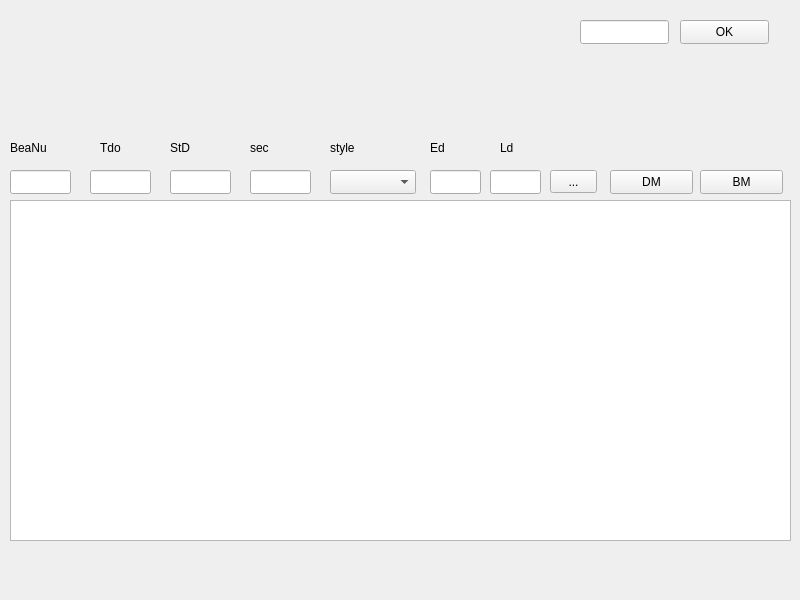
<?xml version="1.0" encoding="UTF-8"?>
<ui version="4.0">
 <class>MainWindow</class>
 <widget class="QMainWindow" name="MainWindow">
  <property name="geometry">
   <rect>
    <x>0</x>
    <y>0</y>
    <width>800</width>
    <height>600</height>
   </rect>
  </property>
  <property name="windowTitle">
   <string>MainWindow</string>
  </property>
  <widget class="QWidget" name="centralwidget">
   <widget class="QLabel" name="infoTxtlbl">
    <property name="geometry">
     <rect>
      <x>10</x>
      <y>10</y>
      <width>561</width>
      <height>111</height>
     </rect>
    </property>
    <property name="lineWidth">
     <number>12</number>
    </property>
    <property name="text">
     <string/>
    </property>
    <property name="openExternalLinks">
     <bool>false</bool>
    </property>
   </widget>
   <widget class="QLineEdit" name="TdoseE">
    <property name="geometry">
     <rect>
      <x>90</x>
      <y>170</y>
      <width>61</width>
      <height>24</height>
     </rect>
    </property>
    <property name="focusPolicy">
     <enum>Qt::TabFocus</enum>
    </property>
   </widget>
   <widget class="QPushButton" name="chBtn">
    <property name="geometry">
     <rect>
      <x>680</x>
      <y>20</y>
      <width>89</width>
      <height>24</height>
     </rect>
    </property>
    <property name="focusPolicy">
     <enum>Qt::TabFocus</enum>
    </property>
    <property name="text">
     <string>OK</string>
    </property>
   </widget>
   <widget class="QLineEdit" name="rtidTxt">
    <property name="geometry">
     <rect>
      <x>580</x>
      <y>20</y>
      <width>89</width>
      <height>24</height>
     </rect>
    </property>
   </widget>
   <widget class="QLineEdit" name="beamNumB">
    <property name="geometry">
     <rect>
      <x>10</x>
      <y>170</y>
      <width>61</width>
      <height>24</height>
     </rect>
    </property>
    <property name="focusPolicy">
     <enum>Qt::TabFocus</enum>
    </property>
   </widget>
   <widget class="QTableView" name="infoLst">
    <property name="geometry">
     <rect>
      <x>10</x>
      <y>200</y>
      <width>781</width>
      <height>341</height>
     </rect>
    </property>
    <property name="focusPolicy">
     <enum>Qt::TabFocus</enum>
    </property>
   </widget>
   <widget class="QPushButton" name="docmkBtn">
    <property name="geometry">
     <rect>
      <x>610</x>
      <y>170</y>
      <width>83</width>
      <height>24</height>
     </rect>
    </property>
    <property name="text">
     <string>DM</string>
    </property>
   </widget>
   <widget class="QPushButton" name="bookmkBtn">
    <property name="geometry">
     <rect>
      <x>700</x>
      <y>170</y>
      <width>83</width>
      <height>24</height>
     </rect>
    </property>
    <property name="text">
     <string>BM</string>
    </property>
   </widget>
   <widget class="QToolButton" name="toolButton">
    <property name="geometry">
     <rect>
      <x>550</x>
      <y>170</y>
      <width>47</width>
      <height>23</height>
     </rect>
    </property>
    <property name="text">
     <string>...</string>
    </property>
   </widget>
   <widget class="QLineEdit" name="startDateE">
    <property name="geometry">
     <rect>
      <x>170</x>
      <y>170</y>
      <width>61</width>
      <height>24</height>
     </rect>
    </property>
   </widget>
   <widget class="QLineEdit" name="sectNumE">
    <property name="geometry">
     <rect>
      <x>250</x>
      <y>170</y>
      <width>61</width>
      <height>24</height>
     </rect>
    </property>
   </widget>
   <widget class="QLabel" name="BeamNumlbl">
    <property name="geometry">
     <rect>
      <x>10</x>
      <y>140</y>
      <width>68</width>
      <height>16</height>
     </rect>
    </property>
    <property name="text">
     <string>BeaNu</string>
    </property>
   </widget>
   <widget class="QLabel" name="Tdoselbl">
    <property name="geometry">
     <rect>
      <x>100</x>
      <y>140</y>
      <width>68</width>
      <height>16</height>
     </rect>
    </property>
    <property name="text">
     <string>Tdo</string>
    </property>
   </widget>
   <widget class="QLabel" name="startDatelbl">
    <property name="geometry">
     <rect>
      <x>170</x>
      <y>140</y>
      <width>68</width>
      <height>16</height>
     </rect>
    </property>
    <property name="text">
     <string>StD</string>
    </property>
   </widget>
   <widget class="QLabel" name="secNumlbl">
    <property name="geometry">
     <rect>
      <x>250</x>
      <y>140</y>
      <width>68</width>
      <height>16</height>
     </rect>
    </property>
    <property name="text">
     <string>sec</string>
    </property>
   </widget>
   <widget class="QComboBox" name="firmStyle">
    <property name="geometry">
     <rect>
      <x>330</x>
      <y>170</y>
      <width>86</width>
      <height>24</height>
     </rect>
    </property>
    <property name="currentText">
     <string/>
    </property>
    <property name="currentIndex">
     <number>-1</number>
    </property>
   </widget>
   <widget class="QLabel" name="stylelbl">
    <property name="geometry">
     <rect>
      <x>330</x>
      <y>140</y>
      <width>68</width>
      <height>16</height>
     </rect>
    </property>
    <property name="text">
     <string>style</string>
    </property>
   </widget>
   <widget class="QLineEdit" name="ExdoseE">
    <property name="geometry">
     <rect>
      <x>430</x>
      <y>170</y>
      <width>51</width>
      <height>24</height>
     </rect>
    </property>
   </widget>
   <widget class="QLabel" name="Exdoselbl">
    <property name="geometry">
     <rect>
      <x>430</x>
      <y>140</y>
      <width>68</width>
      <height>16</height>
     </rect>
    </property>
    <property name="text">
     <string>Ed</string>
    </property>
   </widget>
   <widget class="QLineEdit" name="LdoseE">
    <property name="geometry">
     <rect>
      <x>490</x>
      <y>170</y>
      <width>51</width>
      <height>24</height>
     </rect>
    </property>
   </widget>
   <widget class="QLabel" name="Ldoselbl">
    <property name="geometry">
     <rect>
      <x>500</x>
      <y>140</y>
      <width>68</width>
      <height>16</height>
     </rect>
    </property>
    <property name="text">
     <string>Ld</string>
    </property>
   </widget>
  </widget>
 </widget>
 <resources/>
 <connections/>
</ui>
